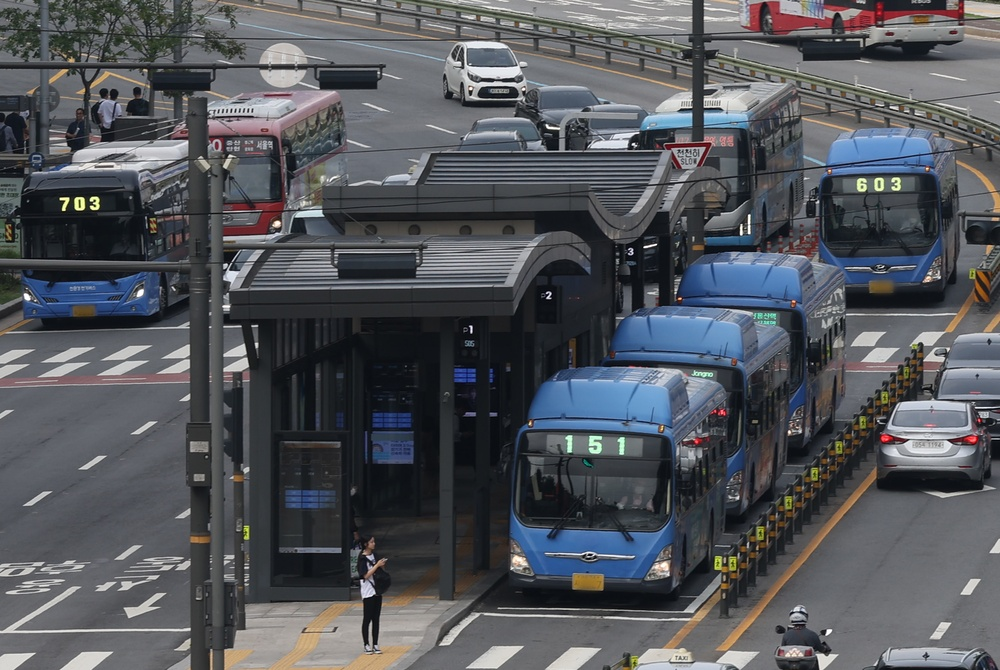
#> input picture Feature&Matching/mot_color70.jpg, 1000 x 670 px, shrunk from 3000 x 2010 before the run
$ python SIFT.py
#> lines starting #> are read from the running program, lines starting #| are printed output that depends on the picture
import cv2 as cv

img=cv.imread('mot_color70.jpg')
#> img is the input picture: shape (670, 1000, 3); mean B, G, R 91.5, 86.1, 83.4
gray=cv.cvtColor(img,cv.COLOR_BGR2GRAY)
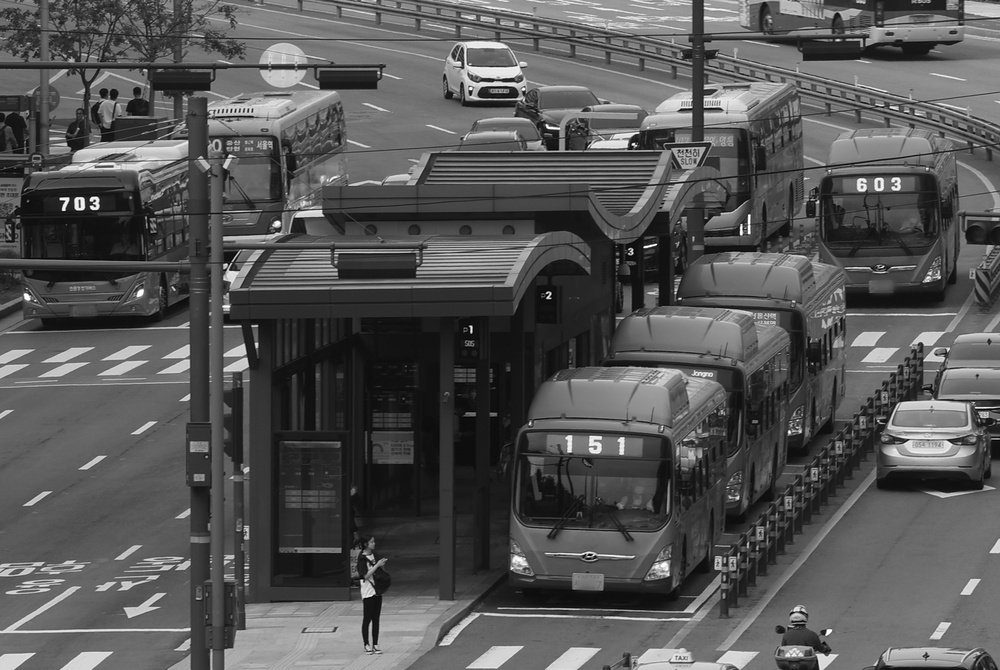
#> gray: shape (670, 1000); min 0, max 255, mean 85.9

sift=cv.SIFT_create()
kp,des=sift.detectAndCompute(gray, None)
#> kp = 3927 keypoints; strongest (x, y, size): (64, 209, 2.7), (61, 199, 2.1), (633, 144, 2), (471, 331, 1.9)

gray=cv.drawKeypoints(gray,kp,None,flags=cv.DRAW_MATCHES_FLAGS_DRAW_RICH_KEYPOINTS)
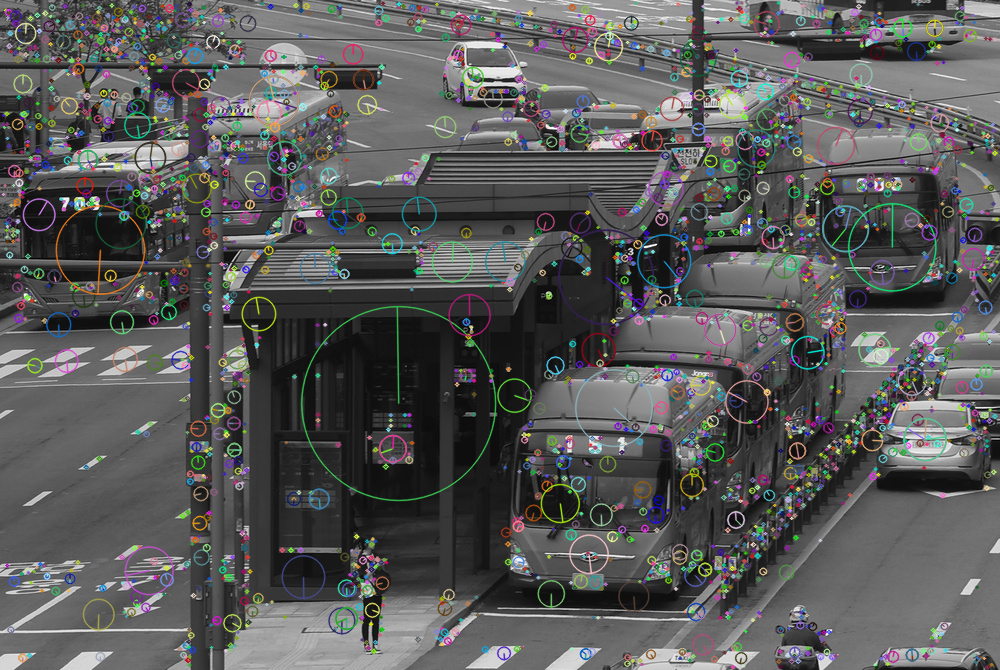
#> gray: shape (670, 1000, 3); mean of channels 0, 1, 2 89.2, 89.6, 89.2; drawn as B, G, R
cv.imshow('sift', gray)

k=cv.waitKey()
#> (key Esc is pressed here)
cv.destroyAllWindows()
